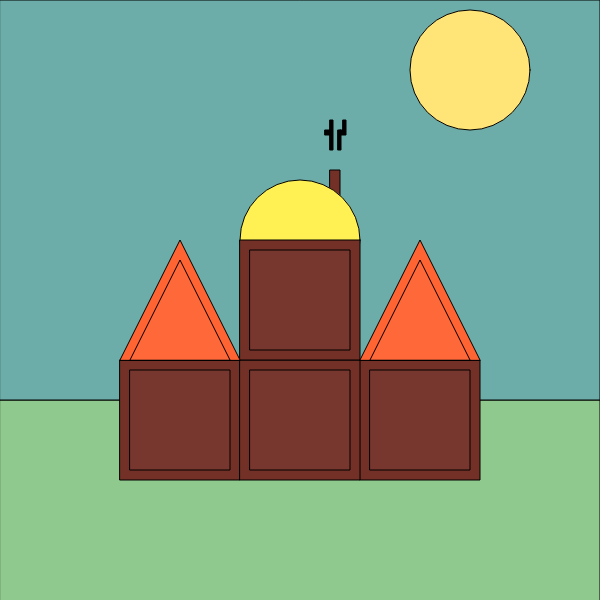
Frame 1 (no input)
Frame 60 (no input): identical to frame 1, image omitted
Frame 120 (the mouse pressed at the canvas centre since frame 60): identical to frame 1, image omitted

The p5.js sketch that drew this single still picture (run headless with seeded random() and noise() and a simulated clock; from frame 60 on, the mouse is pressed at the canvas centre):

// p5.js sketch
// ── sketch.js
function setup() {
  createCanvas(600, 600); 
}

function draw() {
  background(400)
  
  fill(143,201,141)
  rect(0,400,600,300)
  
  fill(108,173,169)
  rect(0,0,600,400)
  
  fill(255,228,120)
  circle(470,70,120)

  fill(0)
  rect(330,130,3,20)
  rect(338,130,3,20)
  rect(325,130,6,5)
  rect(340,130,6,5)
  rect(343,120,3,10)
  rect(330,120,3,10)
  
  fill(115,48,38)
  rect(330,170,10,30)
  
  fill(255,241,84)
  circle(300,240,120)
  
  fill(115,48,38)
  rect(120,360,120,120) 
  rect(360,360,120,120)
  rect(240,360,120,120)
  rect(240,240,120,120)
  
  fill(500,100,50)
  triangle(120,360,180,240,240,360)
  triangle(360,360,420,240,480,360)
  
  fill(250,9)
  rect(130,370,100,100)
  rect(250,370,100,100)
  rect(370,370,100,100)
  rect(250,250,100,100)
  
  fill(255,9)
  triangle(130,360,180,260,230,360)
  triangle(370,360,420,260,470,360)
  
 
  
}
